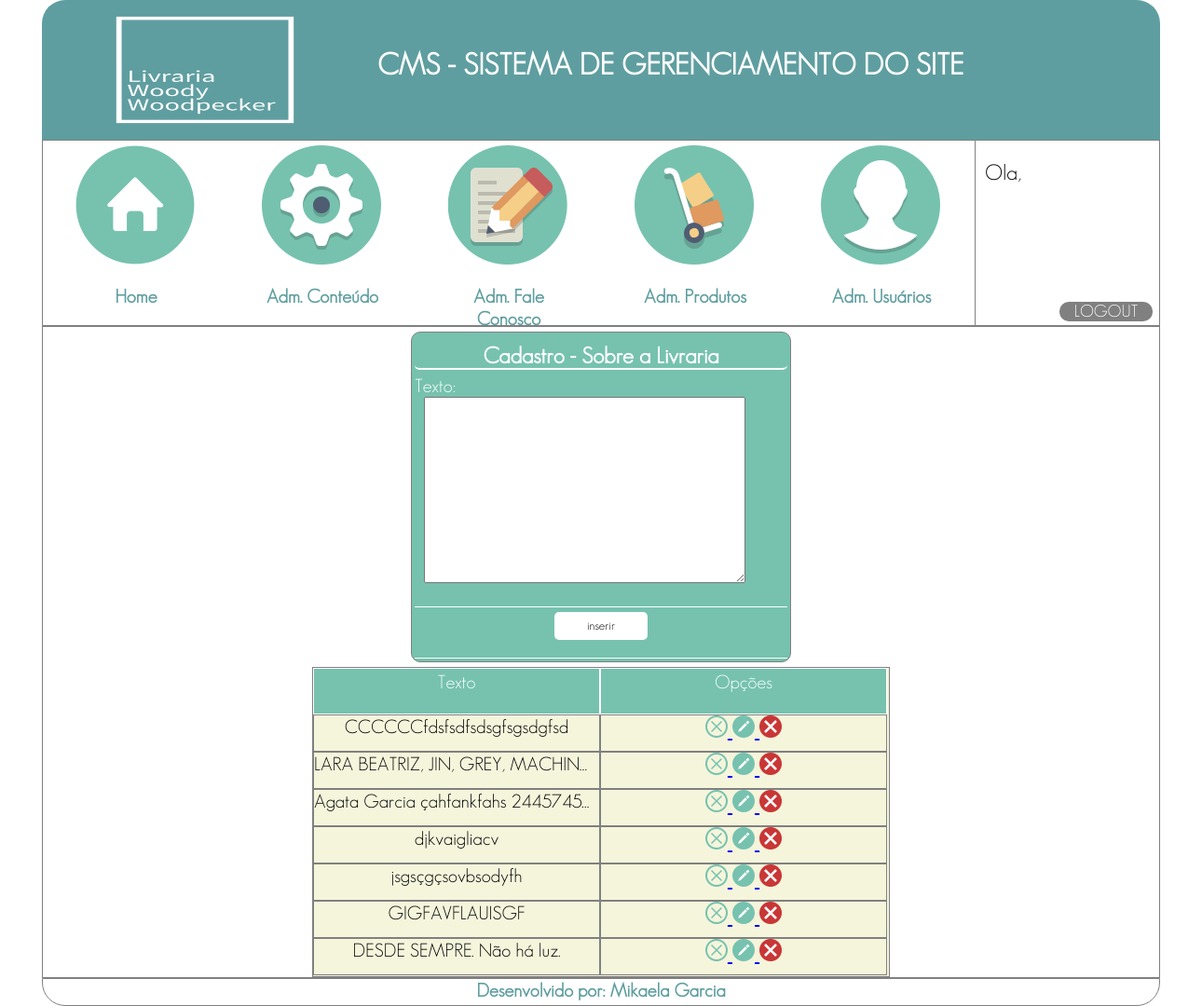
Page /cms/admSobre.php on the committed database.
### tables this page shows
CREATE TABLE `tbl_sobre` (
  `id_sobre` int(11) NOT NULL AUTO_INCREMENT,
  `texto_1` text NOT NULL,
  `status` tinyint(4) NOT NULL DEFAULT '0',
  PRIMARY KEY (`id_sobre`)
);

### cms/admSobre.php (the view, shortened to what this page needs)
<?php
$conexao = conexaoBD();
$botao = "inserir";
$textoSobre = "";
?>
<!DOCTYPE html>
<html>
<head>
    <link rel="stylesheet" href="css/style.css"/>
</head>
<header>
    <?php
        require_once("header.php");
    ?>
</header>
<body>
    <div id="sessaoAdmSobre">
        <div id="seguraFormAdmSobre">
            <form method="POST" action="admSobre.php">
                <div id="tituloFormSobre">
                    <h2>Cadastro - Sobre a Livraria</h2>
                </div>
                <div class="itemFormCadSobre" >
                    <p>Texto:</p> <textarea name="txtAreaSobre" id="txtAreaSobre"><?php echo($textoSobre)?></textarea>
                </div>
                <div class="itemFormCadSobre"  style="height:50px;">
                    <input type="submit" value="<?php echo($botao)?>" name="btnGravarSobre" id="btnGravarSobre">
                </div>
            </form>
        </div>
        <div id="listaCadSobre">
            <div class="itemListaCadSobre">
                Texto
            </div>
            <div class="itemListaCadSobre">
                Opções
            </div>
            <?php
            $sql = "SELECT * FROM tbl_sobre order by id_sobre DESC";
            $select = mysqli_query($conexao,$sql);
            while($rsSobre = mysqli_fetch_array($select)){
            if($rsSobre['status'] == 0){
                $imgStatus = "statusOff.png";
            }else{
                $imgStatus = "statusOn.png";
            }
            ?>
            <div class="carregarListaCadSobre">
                <?php echo($rsSobre['texto_1'])?>
            </div>
            <div class="carregarListaCadSobre">
                <a href="admSobre.php?modo=status&valorStatus=<?php echo($rsSobre['status'])?>&id_sobre=<?php echo($rsSobre['id_sobre'])?>">
                    <img src="icons/<?php echo($imgStatus)?>" alt="status">
                </a>
                <a href="admSobre.php?modo=editar&id_sobre=<?php echo($rsSobre['id_sobre'])?>">
                    <img src="icons/edit.png.png" alt="editar">
                </a>
                <a href="admSobre.php?modo=excluir&id_sobre=<?php echo($rsSobre['id_sobre'])?>">
                    <img src="icons/delete.png" alt="excluir">
                </a>
            </div>
            <?php } ?>
        </div>
    </div>
</body>
<footer>
    <?php
        require_once("footer.php");
    ?>
</footer>
</html>

### cms/css/style.css (style rules this page uses)
html,body,p,body,ul,li,h1,h2,h3,h4,h5,h6,footer,form,label,input { padding: 0; margin: 0; }
* { box-sizing: border-box; }
form { width: 400px; height: 100px; margin: auto; padding-top: 10px; background-color: #76c2af; color: white; }
form { border-radius: 10px; }
#sessaoAdmSobre { width: 1200px; height: 700px; border: solid 1px grey; margin: auto; }
#seguraFormAdmSobre { width: 408px; height: 355px; background-color: #76c2af; border: solid 1px grey; margin: auto; border-radius: 10px; font-family: geosanslight; color: white; margin-top: 5px; }
#tituloFormSobre { width: 400px; height: 30px; border: solid 2px white; margin: auto; text-align: center; border-bottom-left-radius: 5px; border-bottom-right-radius: 5px; border-top: none; border-left: none; border-right: none; font-family: geosanslight; }
.itemFormCadSobre { width: 400px; height: 250px; border: solid 1px white; font-size: 20px; border-top: none; border-left: none; border-right: none; margin-top: 5px; }
#txtAreaSobre { width: 345px; height: 200px; margin-left: 10px; }
#btnGravarSobre { width: 100px; height: 30px; border-radius: 5px; background-color: white; cursor: pointer; font-family: geosanslight; border: none; margin: auto; margin-left: 150px; }
#listaCadSobre { width: 620px; height: 333px; border: solid 1px grey; margin: auto; margin-top: 5px; background-color: beige; overflow: auto; }
.itemListaCadSobre { width: 308px; height: 50px; background-color: #76c2af; text-align: center; float: left; color: white; font-family: geosanslight; font-size: 20px; border: solid 1px white; margin: auto; padding-top: 2px; }
.carregarListaCadSobre { width: 308px; height: 40px; text-align: center; float: left; font-family: geosanslight; font-size: 20px; border: solid 1px grey; margin: auto; white-space: nowrap; overflow: hidden; text-overflow: ellipsis; }
.carregarListaCadSobre img { width: 24px; height: 24px; }

### rows in the picture
tbl_sobre: texto_1 "CCCCCCfdsfsdfsdsgfsgsdgfsd"
tbl_sobre: texto_1 "LARA BEATRIZ, JIN, GREY, MACHIN…"
tbl_sobre: texto_1 "Agata Garcia çahfankfahs 2445745…"
tbl_sobre: texto_1 "djkvaigliacv"
tbl_sobre: texto_1 "jsgsçgçsovbsodyfh"
tbl_sobre: texto_1 "GIGFAVFLAUISGF"
tbl_sobre: texto_1 "DESDE SEMPRE. Não há luz."
